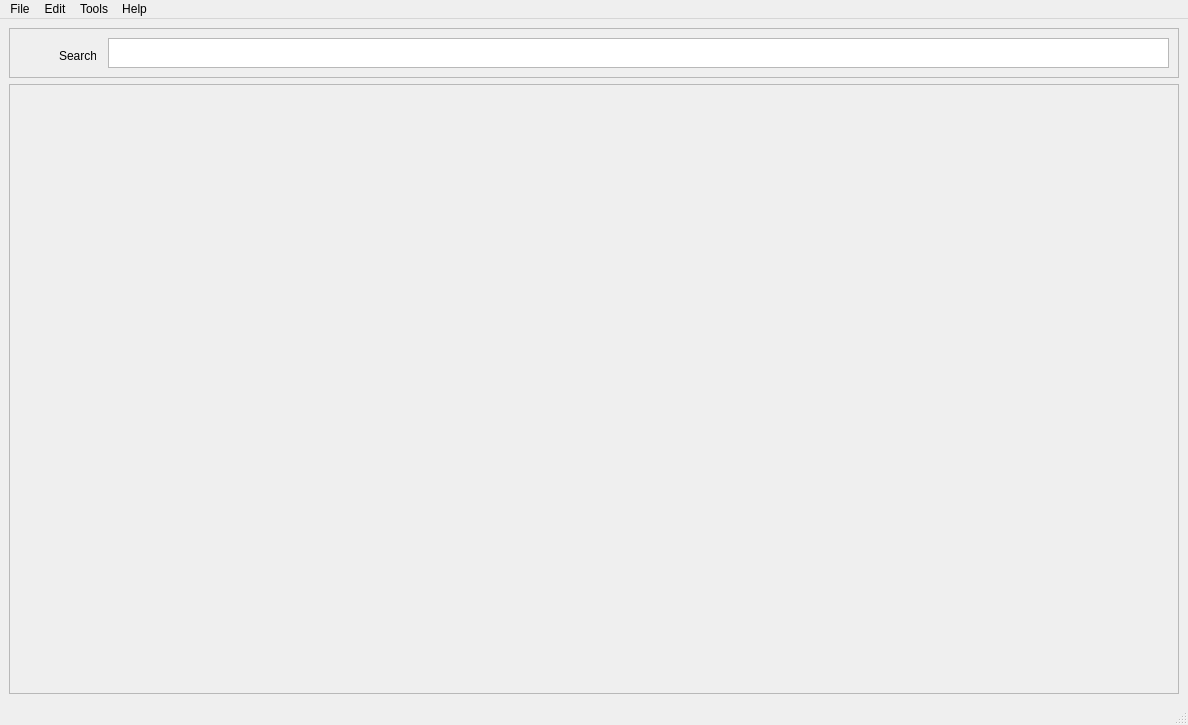
<?xml version="1.0" encoding="UTF-8"?>
<ui version="4.0">
 <class>MainWindow</class>
 <widget class="QMainWindow" name="MainWindow">
  <property name="geometry">
   <rect>
    <x>0</x>
    <y>0</y>
    <width>1188</width>
    <height>725</height>
   </rect>
  </property>
  <property name="windowTitle">
   <string>MainWindow</string>
  </property>
  <widget class="QWidget" name="centralwidget">
   <layout class="QVBoxLayout" name="verticalLayout">
    <item>
     <widget class="QFrame" name="frame">
      <property name="maximumSize">
       <size>
        <width>16777215</width>
        <height>50</height>
       </size>
      </property>
      <property name="frameShape">
       <enum>QFrame::StyledPanel</enum>
      </property>
      <property name="frameShadow">
       <enum>QFrame::Raised</enum>
      </property>
      <widget class="QLabel" name="label_searchicon">
       <property name="geometry">
        <rect>
         <x>10</x>
         <y>10</y>
         <width>31</width>
         <height>30</height>
        </rect>
       </property>
       <property name="maximumSize">
        <size>
         <width>128</width>
         <height>16777215</height>
        </size>
       </property>
       <property name="text">
        <string/>
       </property>
       <property name="pixmap">
        <pixmap resource="../notesapp.qrc">:/icons/resources/icons/search.png</pixmap>
       </property>
       <property name="scaledContents">
        <bool>true</bool>
       </property>
      </widget>
      <widget class="QLabel" name="label_search">
       <property name="geometry">
        <rect>
         <x>50</x>
         <y>20</y>
         <width>37</width>
         <height>16</height>
        </rect>
       </property>
       <property name="text">
        <string>Search:</string>
       </property>
       <property name="textFormat">
        <enum>Qt::AutoText</enum>
       </property>
      </widget>
      <widget class="QTextEdit" name="textEdit">
       <property name="geometry">
        <rect>
         <x>99</x>
         <y>10</y>
         <width>1061</width>
         <height>30</height>
        </rect>
       </property>
      </widget>
     </widget>
    </item>
    <item>
     <widget class="QFrame" name="frame_notes">
      <property name="frameShape">
       <enum>QFrame::StyledPanel</enum>
      </property>
      <property name="frameShadow">
       <enum>QFrame::Raised</enum>
      </property>
      <layout class="QGridLayout" name="gridLayout">
       <item row="0" column="0">
        <widget class="QSplitter" name="splitter">
         <property name="orientation">
          <enum>Qt::Horizontal</enum>
         </property>
        </widget>
       </item>
      </layout>
     </widget>
    </item>
   </layout>
  </widget>
  <widget class="QMenuBar" name="menubar">
   <property name="geometry">
    <rect>
     <x>0</x>
     <y>0</y>
     <width>1188</width>
     <height>22</height>
    </rect>
   </property>
   <widget class="QMenu" name="menuFile">
    <property name="title">
     <string>File</string>
    </property>
   </widget>
   <widget class="QMenu" name="menuEdit">
    <property name="title">
     <string>Edit</string>
    </property>
   </widget>
   <widget class="QMenu" name="menuTools">
    <property name="title">
     <string>Tools</string>
    </property>
   </widget>
   <widget class="QMenu" name="menuHelp">
    <property name="title">
     <string>Help</string>
    </property>
   </widget>
   <addaction name="menuFile"/>
   <addaction name="menuEdit"/>
   <addaction name="menuTools"/>
   <addaction name="menuHelp"/>
  </widget>
  <widget class="QStatusBar" name="statusbar"/>
 </widget>
 <resources>
  <include location="../notesapp.qrc"/>
 </resources>
 <connections/>
</ui>
